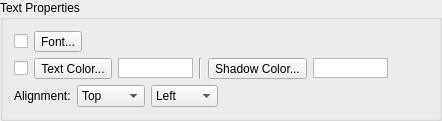
    <widget class="QGroupBox" name="groupBoxTextProperties">
     <property name="title">
      <string>Text Properties</string>
     </property>
     <layout class="QVBoxLayout" name="verticalLayout_2">
      <item>
       <layout class="QHBoxLayout" name="horizontalLayout">
        <item>
         <widget class="QCheckBox" name="checkBoxCommonFont">
          <property name="sizePolicy">
           <sizepolicy hsizetype="Fixed" vsizetype="Fixed">
            <horstretch>0</horstretch>
            <verstretch>0</verstretch>
           </sizepolicy>
          </property>
         </widget>
        </item>
        <item>
         <widget class="QToolButton" name="toolButtonTextFont">
          <property name="text">
           <string>Font...</string>
          </property>
         </widget>
        </item>
        <item>
         <widget class="QLabel" name="labelFont">
          <property name="sizePolicy">
           <sizepolicy hsizetype="Minimum" vsizetype="Preferred">
            <horstretch>0</horstretch>
            <verstretch>0</verstretch>
           </sizepolicy>
          </property>
          <property name="wordWrap">
           <bool>true</bool>
          </property>
         </widget>
        </item>
       </layout>
      </item>
      <item>
       <layout class="QHBoxLayout" name="horizontalLayout_4">
        <item>
         <widget class="QCheckBox" name="checkBoxCommonColor">
          <property name="sizePolicy">
           <sizepolicy hsizetype="Fixed" vsizetype="Fixed">
            <horstretch>0</horstretch>
            <verstretch>0</verstretch>
           </sizepolicy>
          </property>
         </widget>
        </item>
        <item>
         <widget class="QToolButton" name="toolButtonTextColor">
          <property name="text">
           <string>Text Color...</string>
          </property>
         </widget>
        </item>
        <item>
         <widget class="QGraphicsView" name="graphicViewTextColor">
          <property name="sizePolicy">
           <sizepolicy hsizetype="Fixed" vsizetype="Fixed">
            <horstretch>0</horstretch>
            <verstretch>0</verstretch>
           </sizepolicy>
          </property>
          <property name="minimumSize">
           <size>
            <width>75</width>
            <height>20</height>
           </size>
          </property>
          <property name="maximumSize">
           <size>
            <width>75</width>
            <height>20</height>
           </size>
          </property>
         </widget>
        </item>
        <item>
         <widget class="Line" name="line">
          <property name="orientation">
           <enum>Qt::Vertical</enum>
          </property>
         </widget>
        </item>
        <item>
         <widget class="QToolButton" name="toolButtonShadowColor">
          <property name="text">
           <string>Shadow Color...</string>
          </property>
         </widget>
        </item>
        <item>
         <widget class="QGraphicsView" name="graphicViewShadowColor">
          <property name="sizePolicy">
           <sizepolicy hsizetype="Fixed" vsizetype="Fixed">
            <horstretch>0</horstretch>
            <verstretch>0</verstretch>
           </sizepolicy>
          </property>
          <property name="minimumSize">
           <size>
            <width>75</width>
            <height>20</height>
           </size>
          </property>
          <property name="maximumSize">
           <size>
            <width>75</width>
            <height>20</height>
           </size>
          </property>
         </widget>
        </item>
        <item>
         <spacer name="horizontalSpacer_10">
          <property name="orientation">
           <enum>Qt::Horizontal</enum>
          </property>
          <property name="sizeHint" stdset="0">
           <size>
            <width>40</width>
            <height>20</height>
           </size>
          </property>
         </spacer>
        </item>
       </layout>
      </item>
      <item>
       <layout class="QHBoxLayout" name="horizontalLayout_14">
        <item>
         <widget class="QLabel" name="labelTextAlign">
          <property name="text">
           <string>Alignment:</string>
          </property>
         </widget>
        </item>
        <item>
         <widget class="QComboBox" name="comboBoxVerticalAling">
          <item>
           <property name="text">
            <string>Top</string>
           </property>
           <property name="icon">
            <iconset resource="softprojector.qrc">
             <normaloff>:/icons/icons/alingTop.png</normaloff>:/icons/icons/alingTop.png</iconset>
           </property>
          </item>
          <item>
           <property name="text">
            <string>Middle</string>
           </property>
           <property name="icon">
            <iconset resource="softprojector.qrc">
             <normaloff>:/icons/icons/alingMiddle.png</normaloff>:/icons/icons/alingMiddle.png</iconset>
           </property>
          </item>
          <item>
           <property name="text">
            <string>Bottom</string>
           </property>
           <property name="icon">
            <iconset resource="softprojector.qrc">
             <normaloff>:/icons/icons/alingBottom.png</normaloff>:/icons/icons/alingBottom.png</iconset>
           </property>
          </item>
         </widget>
        </item>
        <item>
         <widget class="QComboBox" name="comboBoxHorizontalAling">
          <item>
           <property name="text">
            <string>Left</string>
           </property>
           <property name="icon">
            <iconset resource="softprojector.qrc">
             <normaloff>:/icons/icons/alingLeft.png</normaloff>:/icons/icons/alingLeft.png</iconset>
           </property>
          </item>
          <item>
           <property name="text">
            <string>Center</string>
           </property>
           <property name="icon">
            <iconset resource="softprojector.qrc">
             <normaloff>:/icons/icons/alingCenter.png</normaloff>:/icons/icons/alingCenter.png</iconset>
           </property>
          </item>
          <item>
           <property name="text">
            <string>Right</string>
           </property>
           <property name="icon">
            <iconset resource="softprojector.qrc">
             <normaloff>:/icons/icons/alingRight.png</normaloff>:/icons/icons/alingRight.png</iconset>
           </property>
          </item>
         </widget>
        </item>
        <item>
         <spacer name="horizontalSpacer_8">
          <property name="orientation">
           <enum>Qt::Horizontal</enum>
          </property>
          <property name="sizeHint" stdset="0">
           <size>
            <width>40</width>
            <height>20</height>
           </size>
          </property>
         </spacer>
        </item>
       </layout>
      </item>
     </layout>
    </widget>
